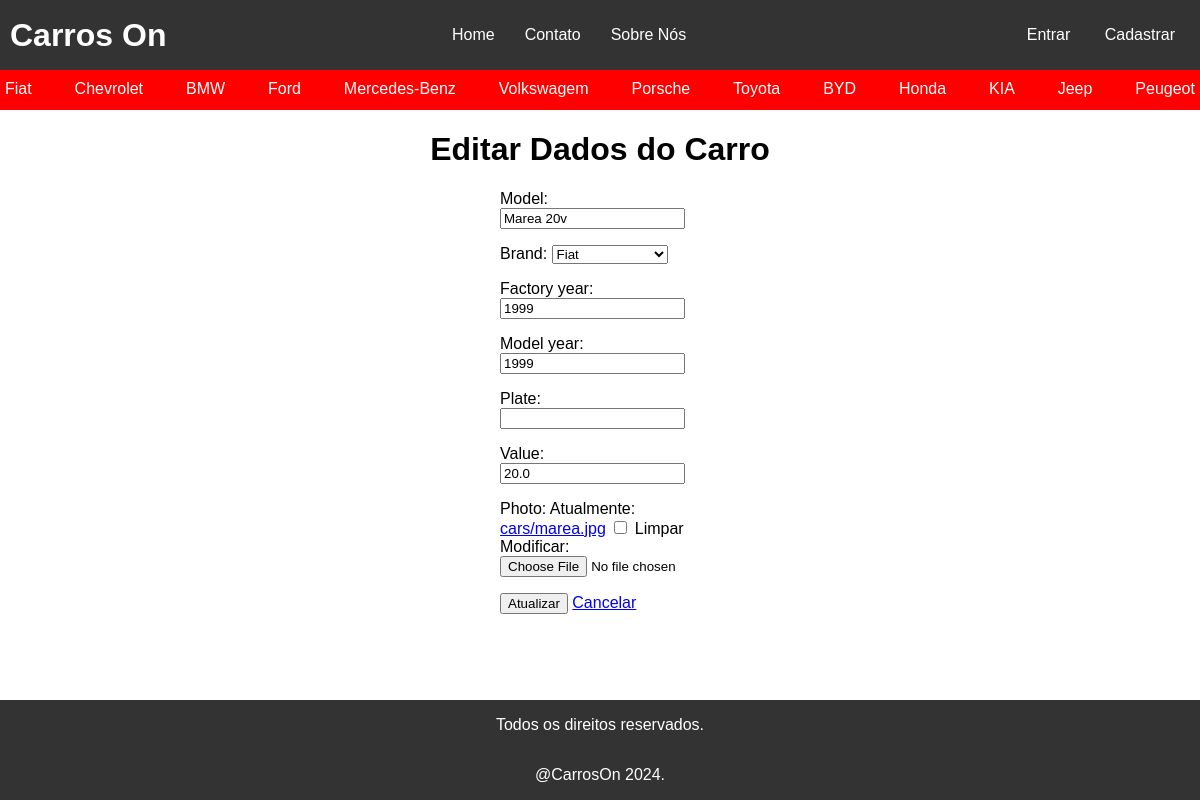
Before: /update_car/1/ with the older database file.
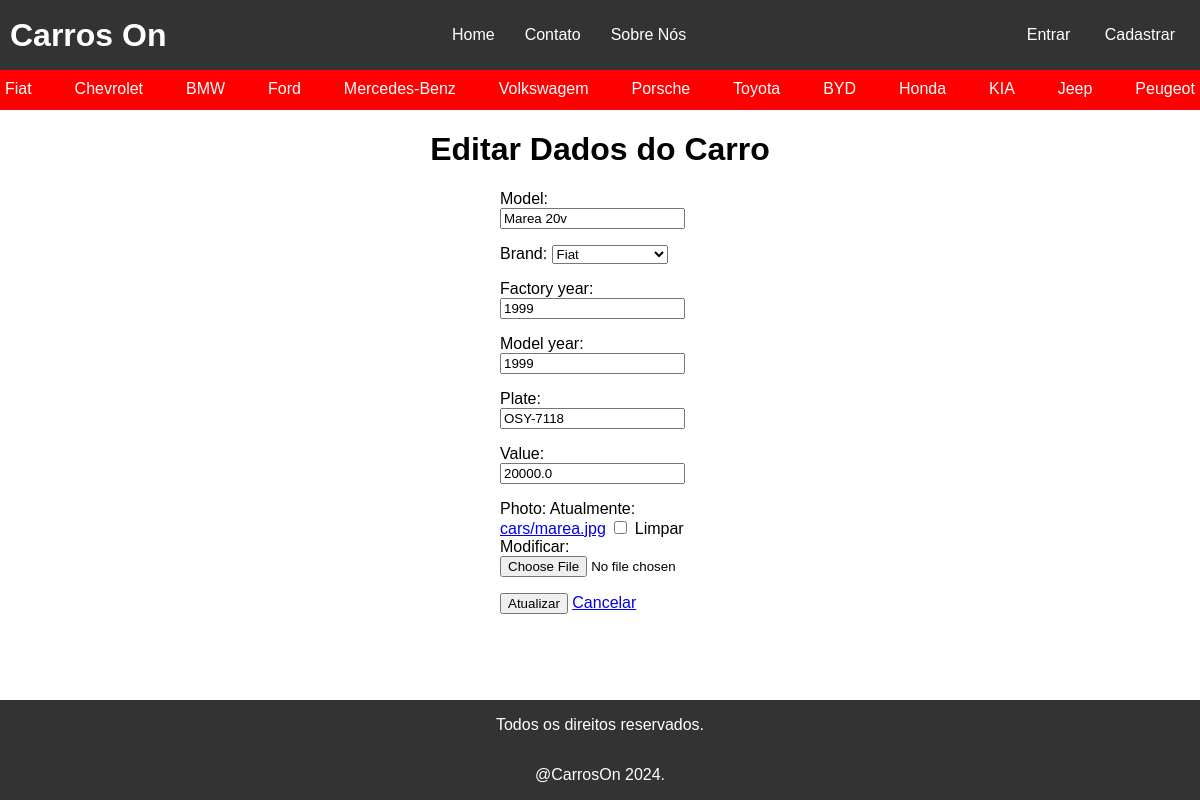
After: the same page with the newer database file.
### cars/models.py (models this page shows, shortened)
class Car(models.Model):
    id = models.AutoField(primary_key=True)
    model = models.CharField(max_length=200)
    brand = models.ForeignKey(Brand, on_delete=models.PROTECT, related_name='car_brand')  # Criando um campo de FK ligando a tabela Brand
    factory_year = models.IntegerField(blank=True, null=True)
    model_year = models.IntegerField(blank=True, null=True)
    plate = models.CharField(max_length=10, blank=True, null=True)
    value = models.FloatField(blank=True, null=True)
    photo = models.ImageField(upload_to='cars/', blank=True, null=True)  # Definicao de um campo de imagem e aonde elas serão armazenadas
    autor = models.ForeignKey(User, on_delete=models.PROTECT, related_name='car_user', null=True, editable=False)  # Cria um campo de FK associada ao model padrao do django User
    day_time = models.DateTimeField(default=timezone.now, editable=False, null=True)  # Define um campo de data e hora e estabelece como padrao o dia e a hora atual
    class Meta:
        ordering = ['model']  # Define a ordem que os objetos do model serão recuperados

### cars/views.py (the view)
# urls.py: path('update_car/<int:pk>/', UpdateCar.as_view(), name='update_car'),
class UpdateCar(UpdateView):
    model = Car
    form_class = RegisterNewCarByUserForm
    template_name = 'update_car.html'
    success_url = reverse_lazy('cars_list')
    def get_context_data(self, **kwargs):
        context = super().get_context_data()
        context['car_brands'] = Brand.objects.all()
        return context

### cars/forms.py (shortened to what this page needs)
class RegisterNewCarByUserForm(forms.ModelForm):  # Criando classe que herda de ModelForm
    class Meta:  # Editando a classe meta
        model = Car  # Passando qual o model está associado a esse ModelForm
        fields = "__all__"  # Capturando todos os campos de model para o formulario

### cars/models.py (called while the page is built)
    def __str__(self):
        return self.name  # Modificando a representação dos objetos para o atributo name

### cars/templates/update_car.html (shortened to what this page needs)
{% extends 'base.html' %}
{% block styles %}
    {{ block.super }}
    {% load static %}
    <link rel="stylesheet" type="text/css" href="{% static '/css/update_car.css' %}">
{% endblock %}
{% block content %}
    <main>
        <h1 class="update-text">Editar Dados do Carro</h1>
        <form method="post" enctype="multipart/form-data">
            {{ form.as_p }}
            <input type="submit" value="Atualizar">
            <a href="{% url 'cars_list' %}">Cancelar</a>
        </form>
    </main>
{% endblock %}

Changed rows visible on the page:
changed Car "Marea 20v": plate (not shown) → "OSY-7118"; value "20.0" → "20000.0"
